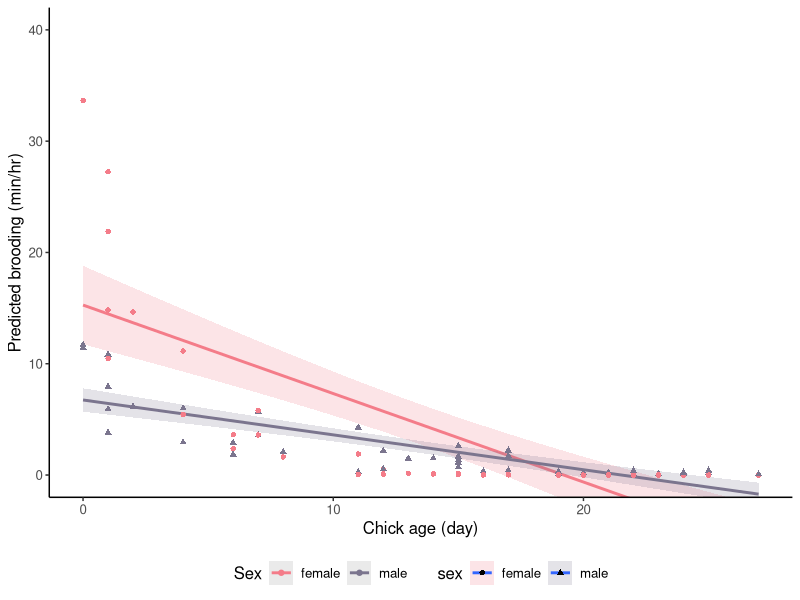
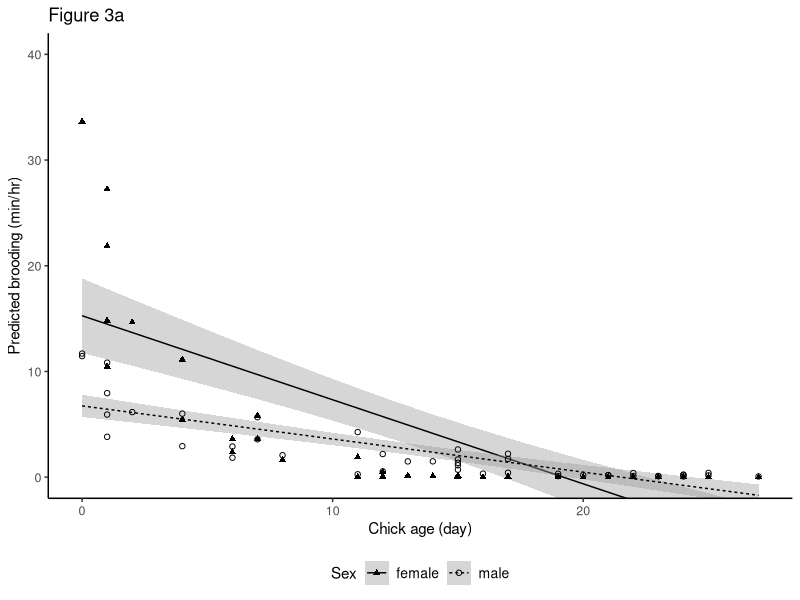

Recreate these plots in R, in order. (Note: this script raises an error after producing the figures.)
### Red-headed Woodpecker brooding duration model predictions
### By: Lynn Abigail Walter

### Latest updates:
# Aug 2019 - After correcting the bbyvid to sum duration of brooding, a new top model was selected. My thesis used model 1.1i which did not include Tmax as a factor, but the new top model 1.5i does.

### BEST VERSION

# libraries ---------------------------------------------------------------

library(tidyverse)
library(reshape2)
library(glmmTMB)

# data --------------------------------------------------------------------

bbyvid <- 
  read.csv("clean_data/bbyvid.csv", stringsAsFactors = FALSE) %>%
  as_tibble() %>%
  # Calculate standardized temperatures
  mutate(
    std_tmax = (tmax - mean(tmax))/sd(tmax),
    brood_perhr = (brooding_min/usable_video)*60)

# script ------------------------------------------------------------------

# Run best model
brood_mod <- 
  glmmTMB(brooding_min ~ exact_age_chick*sex + 
            peeped_chick_count + std_tmax + 
            (1|brood_id) + offset(log(usable_video)), 
          data = bbyvid, 
          ziformula = ~., 
          family = "truncated_nbinom1")

summary(brood_mod)

# Generate dataframes with needed model variables to generate prediction
brooding_predictions <- 
  bbyvid %>%
  select(brooding_min, subject, brood_id, exact_age_chick, sex, habitat,
         std_tmax, usable_video, peeped_chick_count) 

# Calculate brooding rate (brooding per minute)
brooding_predictions <-
  brooding_predictions %>%
  mutate(
    predicted_brood_per_unit = 
      stats::predict(brood_mod, brooding_predictions, type = "response"),
    predicted_brood_per_hr =
      (predicted_brood_per_unit/usable_video)*60,
    brood_per_hr = (brooding_min/usable_video)*60,
    tmax = ifelse(std_tmax > 0.12, "Hot", "Cool"))

# Colors
colors_sex <- c("female" = "#F47C89", "male" = "#7b758e")
colors_tem <- c("Cool" = "#6bd2db", "Hot" = "#fc913a")
colors_bw <- c("Cool" = "#ABABAB", "Hot" = "#333333")

predbrood_conditional <- 
  brooding_predictions %>% 
  filter(predicted_brood_per_unit > 1)

# linear plots ------------------------------------------------------------

# Final brooding plot - by sex (color)
ggplot(brooding_predictions, 
       aes(x = exact_age_chick, 
           y = predicted_brood_per_hr, 
           color = sex, 
           fill = sex)) +
  stat_smooth(method = glm, 
              formula = y ~ x, 
              aes(y = predicted_brood_per_hr, 
                  color = as.factor(sex), 
                  fill = as.factor(sex)), 
              alpha = 0.2,
              se = TRUE, 
              level = 0.95, 
              fullrange = TRUE) +
  geom_point(aes(color = sex, shape = sex)) +
  coord_cartesian(ylim = c(0,40)) + 
  labs(x = "Chick age (day)", y = "Predicted brooding (min/hr)") + 
  scale_fill_manual(values = colors_sex) +
  scale_color_manual(values = colors_sex) + 
  guides(color = guide_legend("Sex")) +
  theme_classic() +
  theme(legend.position = "bottom", 
        text = element_text(size = 12)) 

# Final brooding plot - by sex (black & white)
brooding_sex <-
  ggplot(brooding_predictions, 
       aes(x = exact_age_chick, 
           y = predicted_brood_per_hr)) +
  stat_smooth(
    method = glm, 
    formula = y ~ x, 
    aes(y = predicted_brood_per_hr, 
        linetype = sex,
        color = sex), 
    size = 0.5, 
    se = TRUE, 
    level = 0.95, 
    fullrange = TRUE) +
  geom_point(aes(color = sex, shape = sex)) +
  coord_cartesian(ylim = c(0,40)) + 
  labs(title = "Figure 3a",
       x = "Chick age (day)", 
       y = "Predicted brooding (min/hr)") + 
  guides(color = guide_legend("Sex"), 
         shape = guide_legend("Sex"),
         linetype = guide_legend("Sex")) +
  scale_shape_manual(values = c(17, 1)) +
  scale_color_manual(values = c("female" = "black", "male" = "black")) +
  scale_fill_grey(start = 0.6, end = 0.6) +
  theme_classic() +
  theme(axis.title.x = element_text(size=11), 
        axis.title.y = element_text(size=11),
        axis.text.y = element_text(size=9),
        axis.text.x = element_text(size=9),
        legend.text = element_text(size=10),
        legend.title = element_text(size=11),
        legend.position = "bottom") +
  ggsave(
  file = "brooding_sex_fig.pdf",
  path ="plots/brooding/",
  width = 3.5,
  height = 3,
  units = "in",
  dpi = 600)

# violin plots ------------------------------------------------------------

# Violin plot - by temperature (black & white)
brooding_violin <- 
  ggplot(brooding_predictions, 
       aes(tmax, 
           predicted_brood_per_hr, 
           fill = tmax, 
           color = tmax)) +
  geom_violin(lwd = 0) +
  labs(title = "Figure 3b",
       x = "Maximum daily air temperature", 
       y = "Predicted brooding (min/hr)") +
  scale_x_discrete(
    labels=c("Warm\n(23.9 - 31.5°C)",
             "Hot\n(31.5 - 35.6°C)")) +
  theme(legend.position = "none") +
  scale_color_manual(values = c("Cool" = "#333333", "Hot" = "#333333")) +
  scale_fill_manual(values = c("Cool" = "#333333", "Hot" = "#333333")) +
  theme_classic() +
  theme(axis.title.x = element_text(size = 11), 
        axis.title.y = element_text(size = 11),
        axis.text.y = element_text(size = 9, color = 'black'),
        axis.text.x = element_text(size = 9, color = 'black'),
        legend.text = element_text(size = 10),
        legend.title = element_text(size = 11),
        legend.position = "none") +
  ggsave(
    file = "brooding_T_fig.pdf",
    path ="plots/brooding/",
    width = 3.5,
    height = 3,
    units = "in",
    dpi = 600)

# stacked brooding plots --------------------------------------------------

ggpubr::ggarrange(brooding_sex, brooding_violin, 
          labels = c("A", "B"),
          ncol = 1, nrow = 2) +
  ggsave(
    file = "brooding_plots_pair.pdf",
    path ="plots/brooding",
    width = 3.5,
    height = 3,
    units = "in",
    dpi = 600)

# comparison --------------------------------------------------------------
  
# Comparing interactions b/w temp and chick age
ggplot(brooding_predictions, 
       aes(exact_age_chick, 
           predicted_brood_per_hr, 
           color = tmax, 
           fill = tmax)) +
  stat_smooth(method = glm, 
              formula = y ~ x, 
              aes(y = predicted_brood_per_hr, 
                  color = as.factor(tmax), 
                  fill = as.factor(tmax)), 
              alpha = 0.2,
              se = TRUE, 
              level = 0.95, 
              fullrange = TRUE) +
  geom_point(aes(color = tmax, shape = tmax)) +
  coord_cartesian(ylim = c(0,40)) + 
  labs(x = "Chick age (day)", y = "Predicted brooding (min/hr)") + 
  scale_fill_manual(values = colors_tem) +
  scale_color_manual(values = colors_tem) + 
  guides(color = guide_legend("Tmax")) +
  theme_classic() +
  theme(legend.position = "bottom") 

# actual brooding data plot -----------------------------------------------

# Plotting real values, not predictions
ggplot(bbyvid, 
       aes(exact_age_chick, 
           brooding_min, 
           color = sex, 
           fill = sex)) +
  geom_point(aes(color = sex, shape = sex)) +
  stat_smooth(method = glm, 
              formula = y ~ x, 
              aes(y = brooding_min, 
                  color = as.factor(sex), 
                  fill = as.factor(sex)), 
              alpha = 0.2,
              se = TRUE, 
              level = 0.95) +
  coord_cartesian(ylim = c(0,40)) + 
  labs(x = "Chick age (day)", y = "Actual brooding (min)") + 
  scale_fill_manual(values = colors_sex) +
  scale_color_manual(values = colors_sex) + 
  guides(color=guide_legend("Sex"), fill = FALSE) +
  theme_classic() +
  theme(text=element_text(size=12, family="mono"), 
        legend.position = "bottom") 

# graphs to compare hurdle and non-hurdle models --------------------------

nonhurdle <- glmmTMB(brooding_min ~ Exact_age_chick + as.factor(Peeped_chick_count) + (1|Brood_ID) + (1|Subject) + offset(log(Usable_video)), data = bbyvid, ziformula = ~1, family = gaussian())

predbrood_nh <- bbyvid[c("brooding_min", "Subject", "Brood_ID", "Exact_age_chick", "Sex",
                         "Std_TMAX", "Usable_video", "Peeped_chick_count")]

predbrood_nh$pred.b.per.unit <- stats::predict(nonhurdle, predbrood_nh, type="response")
predbrood_nh$pred.b.per.hr <- (predbrood_nh$pred.b.per.unit/predbrood_nh$Usable_video)*60
predbrood_nh$brood_per_hr <- (predbrood_nh$brooding_min/predbrood_nh$Usable_video)*60

ggplot(data = predbrood, aes(x = brooding_min, y= pred.b.per.hr)) +
  geom_point() +
  labs(main = "Hurdle model predictions", x = "Brooding (min/hr)", y = "Predicted brooding (min/hr") + 
  theme_classic()

plot(predbrood$brooding_min, predbrood$pred.b.per.hr)
title(main = "Hurdle model predictions")
ylab(main = "Brooding (min/hr)")

plot(predbrood_nh$brooding_min, predbrood_nh$pred.b.per.hr) 
title(main = "Zero-inflated gaussian model predictions")
